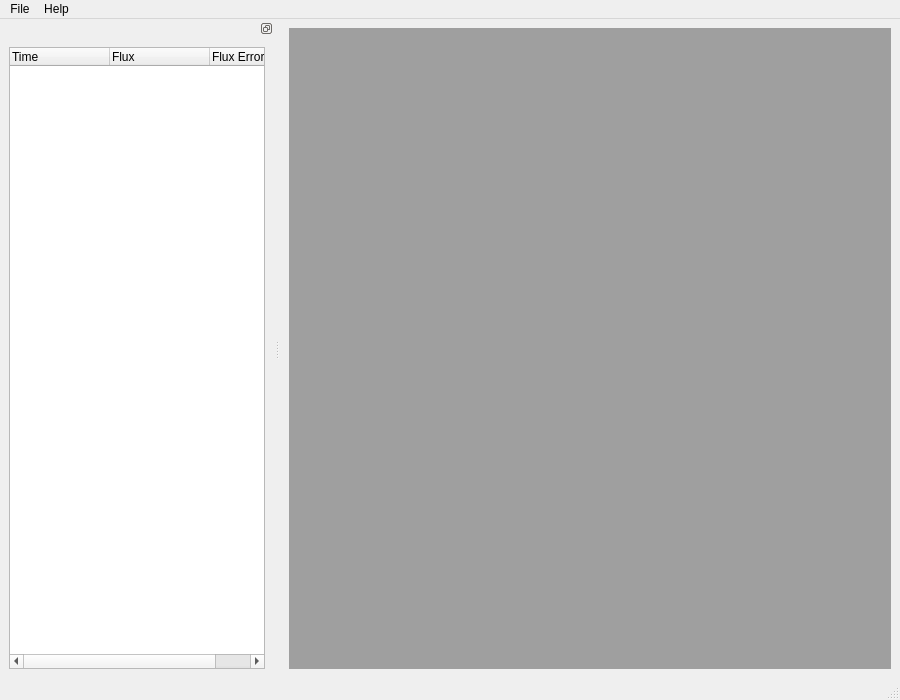
<?xml version="1.0" encoding="UTF-8"?>
<ui version="4.0">
 <class>MainWindow</class>
 <widget class="QMainWindow" name="MainWindow">
  <property name="geometry">
   <rect>
    <x>0</x>
    <y>0</y>
    <width>900</width>
    <height>700</height>
   </rect>
  </property>
  <property name="minimumSize">
   <size>
    <width>900</width>
    <height>700</height>
   </size>
  </property>
  <property name="windowTitle">
   <string>Xtrema3.1</string>
  </property>
  <widget class="QWidget" name="centralwidget">
   <layout class="QGridLayout" name="gridLayout_2">
    <item row="0" column="0">
     <widget class="QMdiArea" name="mdiArea"/>
    </item>
   </layout>
  </widget>
  <widget class="QMenuBar" name="menubar">
   <property name="geometry">
    <rect>
     <x>0</x>
     <y>0</y>
     <width>900</width>
     <height>26</height>
    </rect>
   </property>
   <widget class="QMenu" name="menuFile">
    <property name="title">
     <string>File</string>
    </property>
    <addaction name="actionLoad"/>
    <addaction name="actionQuit"/>
   </widget>
   <widget class="QMenu" name="menuHelp">
    <property name="title">
     <string>Help</string>
    </property>
    <addaction name="actionAbout"/>
   </widget>
   <addaction name="menuFile"/>
   <addaction name="menuHelp"/>
  </widget>
  <widget class="QStatusBar" name="statusbar"/>
  <widget class="QDockWidget" name="dockWidget_3">
   <property name="features">
    <set>QDockWidget::DockWidgetFloatable|QDockWidget::DockWidgetMovable</set>
   </property>
   <property name="allowedAreas">
    <set>Qt::LeftDockWidgetArea|Qt::RightDockWidgetArea</set>
   </property>
   <attribute name="dockWidgetArea">
    <number>1</number>
   </attribute>
   <widget class="QWidget" name="dockWidgetContents_3">
    <layout class="QGridLayout" name="gridLayout">
     <item row="0" column="0" colspan="2">
      <widget class="QTreeWidget" name="treeWidget">
       <property name="selectionMode">
        <enum>QAbstractItemView::ContiguousSelection</enum>
       </property>
       <property name="headerHidden">
        <bool>false</bool>
       </property>
       <column>
        <property name="text">
         <string>Time</string>
        </property>
       </column>
       <column>
        <property name="text">
         <string>Flux</string>
        </property>
       </column>
       <column>
        <property name="text">
         <string>Flux Error</string>
        </property>
       </column>
      </widget>
     </item>
    </layout>
   </widget>
  </widget>
  <action name="actionLoad">
   <property name="text">
    <string>Load...</string>
   </property>
  </action>
  <action name="actionClear">
   <property name="text">
    <string>Clear</string>
   </property>
  </action>
  <action name="actionQuit">
   <property name="text">
    <string>Quit</string>
   </property>
  </action>
  <action name="actionPeriodogram">
   <property name="text">
    <string>Periodogram...</string>
   </property>
  </action>
  <action name="actionSavitzky_Golay">
   <property name="text">
    <string>Savitzky Golay...</string>
   </property>
  </action>
  <action name="actionB_Spline">
   <property name="text">
    <string>B Spline...</string>
   </property>
  </action>
  <action name="actionSavgol_Filter">
   <property name="text">
    <string>Savgol Filter...</string>
   </property>
  </action>
  <action name="actionButterworth_Filter">
   <property name="text">
    <string>Butterworth Filter...</string>
   </property>
  </action>
  <action name="actionExtrema">
   <property name="text">
    <string>Extrema...</string>
   </property>
  </action>
  <action name="actionMean">
   <property name="text">
    <string>Mean...</string>
   </property>
  </action>
  <action name="actionMedian">
   <property name="text">
    <string>Median...</string>
   </property>
  </action>
  <action name="actionLocal">
   <property name="text">
    <string>Local...</string>
   </property>
  </action>
  <action name="actionPeriodogram_2">
   <property name="text">
    <string>Periodogram...</string>
   </property>
  </action>
  <action name="actionHJD">
   <property name="text">
    <string>HJD...</string>
   </property>
  </action>
  <action name="actionBJD">
   <property name="text">
    <string>BJD...</string>
   </property>
  </action>
  <action name="actionPeriodogram_3">
   <property name="text">
    <string>Periodogram...</string>
   </property>
  </action>
  <action name="actionPeriodogram_4">
   <property name="text">
    <string>Periodogram...</string>
   </property>
  </action>
  <action name="actionEpoch">
   <property name="text">
    <string>Epoch...</string>
   </property>
  </action>
  <action name="actionAdd">
   <property name="text">
    <string>Add...</string>
   </property>
  </action>
  <action name="actionAdd_2">
   <property name="text">
    <string>Add...</string>
   </property>
  </action>
  <action name="actionPlot">
   <property name="text">
    <string>Plot...</string>
   </property>
  </action>
  <action name="actionFit">
   <property name="text">
    <string>Fit</string>
   </property>
  </action>
  <action name="actionAbout">
   <property name="text">
    <string>About</string>
   </property>
  </action>
 </widget>
 <resources/>
 <connections/>
</ui>
